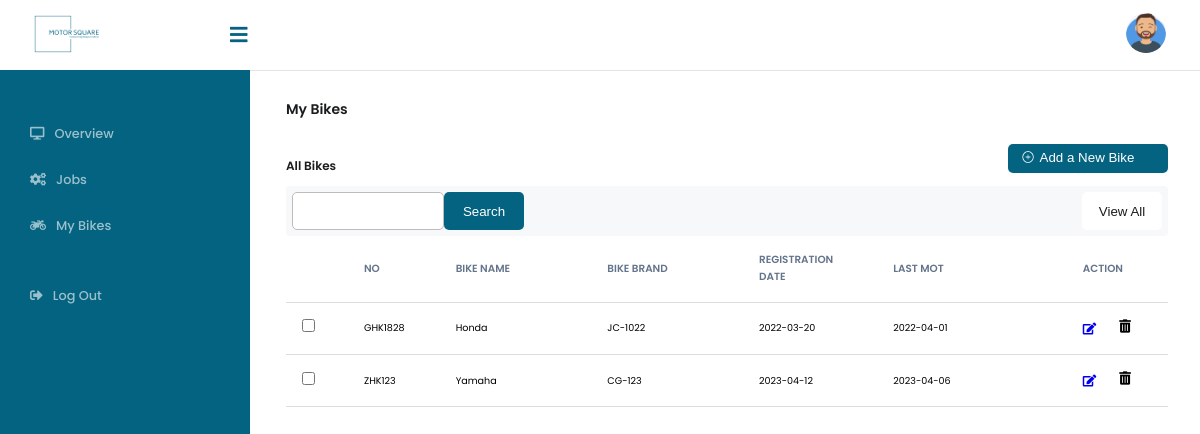
Page /customers/bikes.php (signed in) on the committed database.
### tables this page shows
CREATE TABLE `user` (
  `userId` int(11) NOT NULL,
  `fullName` varchar(255) NOT NULL,
  `email` varchar(255) NOT NULL,
  `password` varchar(255) NOT NULL,
  `image` varchar(255) DEFAULT NULL,
  `phone` varchar(50) DEFAULT NULL,
  `level` int(1) NOT NULL,
  `dateJoined` date DEFAULT current_timestamp()
);

CREATE TABLE `vehicle` (
  `vehicleId` int(11) NOT NULL,
  `regoNumber` varchar(255) NOT NULL,
  `name` varchar(255) NOT NULL,
  `brand` varchar(255) NOT NULL,
  `regDate` date NOT NULL,
  `mot` date NOT NULL,
  `userId` int(11) NOT NULL
);

### customers/bikes.php (the view, shortened to what this page needs)
<?php
 require_once("../shared/connection.php");
 $userId = $_SESSION["userId"];
$bikes =  "SELECT * From vehicle WHERE userId = '$userId' ORDER BY vehicleId";
$bikesResult = $connection->query($bikes);
require_once("../shared/header.php");
require_once("shared/sidebar.php");
 ?>
 <div class="content">
      <div class="dashboard__overview">
        <p class="dashboard__title">My Bikes</p>
 <div class="dashboard__table-header flex-display">
          <p class="dashboard__subtitle">All Bikes</p>
          <button
            class="btn btn-primary btn-primary-before-job--2 add-new-bike"
          >
            Add a New Bike
          </button>
        </div>
        <div class="dashboard__search-header flex-display">
          <div class="dashboard__search-box flex-display">
            <input type="search" name="mainSearchBike" id="mainSearchBike" />
            <button class="btn btn-primary">Search</button>
          </div>
          <button class="btn btn-white customers-view-all-bikes-btn">
            View All
          </button>
        </div>
        <table id="jobTable2">
          <thead>
            <tr>
              <th class="checkbox"></th>
              <th class="sn">NO</th>
              <th class="name">Bike Name</th>
              <th class="brand">Bike Brand</th>
              <th class="reg-date">REGISTRATION DATE</th>
              <th class="last-amount">LAST MOT</th>
              <th class="action">Action</th>
            </tr>
          </thead>
          <tbody id="mainBikeTable">
          <?php while($row=$bikesResult->fetch_assoc()) { ?>
            <tr>
              <td class="checkbox"><input type="checkbox" /></td>
              <td class="sn"><?php echo $row["regoNumber"]; ?></td>
              <td class="name"><?php echo $row["name"]; ?></td>
              <td class="brand"><?php echo $row["brand"]; ?></td>
              <td class="reg-date"><?php echo $row["regDate"]; ?></td>
              <td class="last-amount">
                <p><?php echo $row["mot"]; ?></p>
              </td>
              <td class="action">
                <div class="flex-display icon-size">
                  <a href="editBike.php?vehicleId=<?php echo $row["vehicleId"]; ?>"><i class="fas fa-edit"></i></a>
                  <form method="post">
                  <button class="three-dots-btn" type="submit" name="deleteBike" id="deleteBike">
                    <i class="fas fa-trash-alt"></i>
                  </button>
                  </form>
                </div>
              </td>
            </tr>
            <?php } ?>
          </tbody>
        </table>
      </div>
    </div>

### customers/shared/sidebar.php (shortened to what this page needs)
<?php
require_once("../shared/connection.php");
$query = "SELECT image FROM user WHERE userId = '$userId'";
$resultImg = $connection->query($query);
$getResultImg = $resultImg->fetch_assoc();
?>
    <header class="header flex-display">
      <div class="header__left">
        <label for="check">
          <i class="fas fa-bars" id="sideber_btn"></i>
        </label>
        <div class="left_area"></div>
      </div>
      <div class="header__right flex-display">
        <center>
          <img src="../upload/<?php echo $getResultImg['image']; ?>" class="profile_image" alt="" />
        </center>
      </div>
    </header>
    <div class="sidebar">
      <a href="dashboard.php"
        ><i class="fas fa-desktop"></i><span>Overview</span></a
      >
      <a href="jobs.php"><i class="fas fa-cogs"></i><span>Jobs</span></a>
      <a href="bikes.php"
        ><i class="fas fa-motorcycle"></i><span>My Bikes</span></a
      >
      <a href="../logout.php"
        ><i class="fas fa-sign-out-alt"></i><span>Log Out</span></a
      >
    </div>

### rows in the picture
user: image (picture)
vehicle: regoNumber "GHK1828", name "Honda", brand "JC-1022", regDate "2022-03-20", mot "2022-04-01"
vehicle: regoNumber "ZHK123", name "Yamaha", brand "CG-123", regDate "2023-04-12", mot "2023-04-06"
